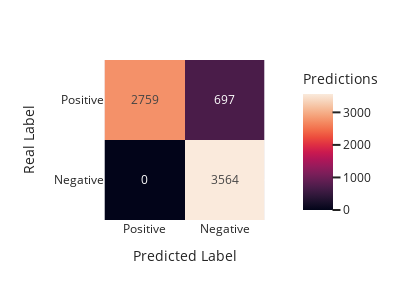

The code cell stored with this chart in its notebook:
### Code cell
print(conf_matrix_total)
metrics = conf_matrix_metrics(conf_matrix_total)
print_metrics(metrics)
plot_confusion_matrix(metrics)

### Figure 1 — Plotly figure (JSON) as saved in the notebook; plotly's stock layout.template omitted (floating-point values rounded to 4 significant figures)
{"data": [{"coloraxis": "coloraxis", "hovertemplate": "Predicted Label: %{x}<br>Real Label: %{y}<br>Predictions: %{z}<extra></extra>", "name": "0", "texttemplate": "%{z}", "type": "heatmap", "x": ["Positive", "Negative"], "xaxis": "x", "y": ["Positive", "Negative"], "yaxis": "y", "z": [[2759, 697], [0, 3564]]}], "layout": {"coloraxis": {"colorbar": {"title": {"text": "Predictions"}}, "colorscale": [[0, "rgb(2,4,25)"], [0.0625, "rgb(24,15,41)"], [0.125, "rgb(47,23,57)"], [0.1875, "rgb(71,28,72)"], [0.25, "rgb(97,30,82)"], [0.3125, "rgb(123,30,89)"], [0.375, "rgb(150,27,91)"], [0.4375, "rgb(177,22,88)"], [0.5, "rgb(203,26,79)"], [0.5625, "rgb(223,47,67)"], [0.625, "rgb(236,76,61)"], [0.6875, "rgb(242,107,73)"], [0.75, "rgb(244,135,95)"], [0.8125, "rgb(245,162,122)"], [0.875, "rgb(246,188,153)"], [0.9375, "rgb(247,212,187)"], [1, "rgb(250,234,220)"]]}, "height": 300, "margin": {"t": 60}, "width": 400, "xaxis": {"anchor": "y", "constrain": "domain", "domain": [0, 1], "scaleanchor": "y", "title": {"text": "Predicted Label"}}, "yaxis": {"anchor": "x", "autorange": "reversed", "constrain": "domain", "domain": [0, 1], "title": {"text": "Real Label"}}}}
